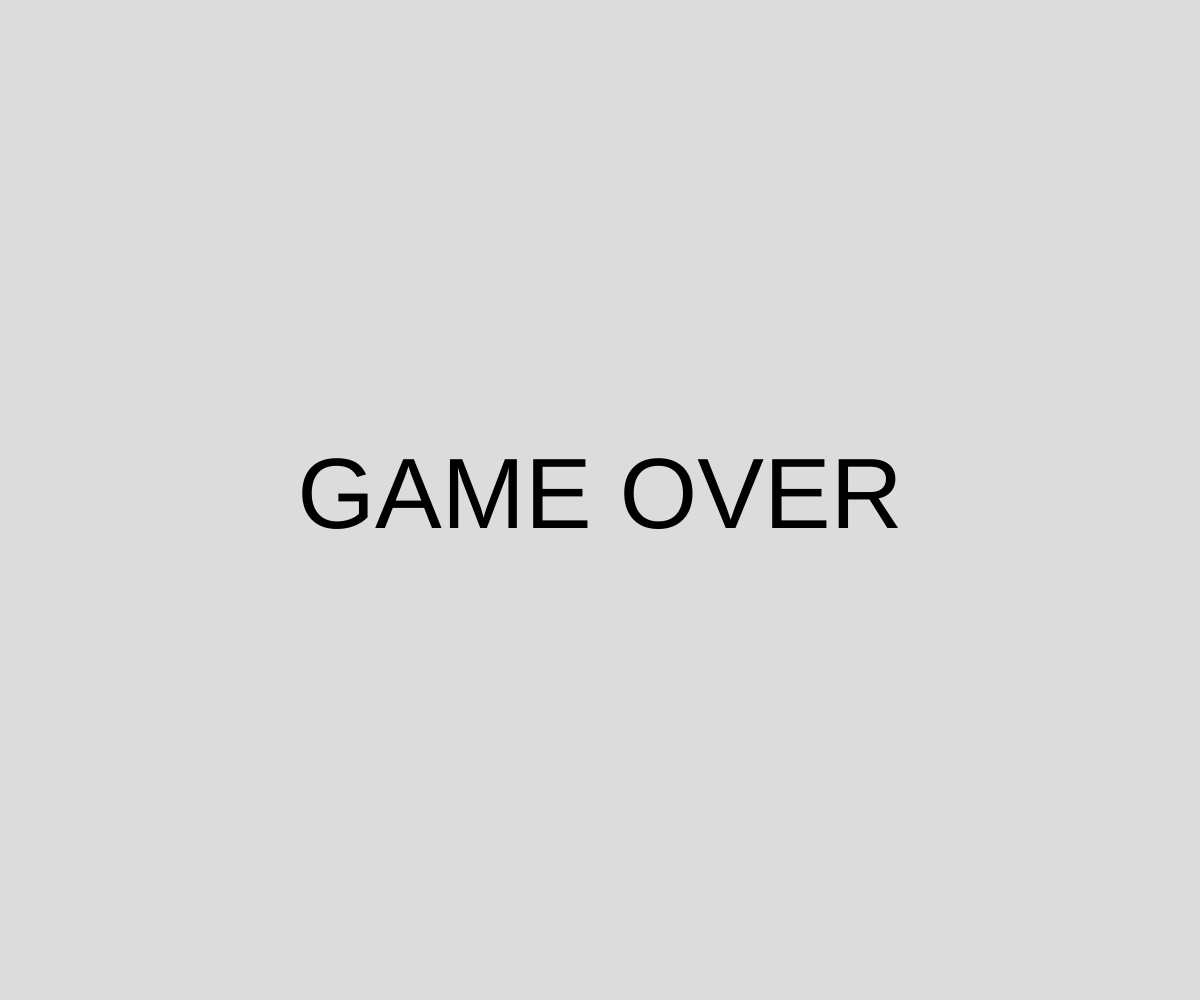
Frame 1 (no input)
Frame 60 (no input): identical to frame 1, image omitted
Frame 120 (the mouse pressed at the canvas centre since frame 60): identical to frame 1, image omitted

The p5.js sketch that drew this single still picture (run headless with seeded random() and noise() and a simulated clock; from frame 60 on, the mouse is pressed at the canvas centre):

// p5.js sketch
// ── sketch.js
let x, y;
let radius = 100;
let r,g,b;
let timer = 10;
let interval = 60;
let score =0;
let gameOver =false;

function setup() {
    createCanvas(windowWidth, windowHeight);
    x = random(windowWidth);
    y = random(windowHeight);
    r = random(255);
    g = random(255);
    b = random(255);
  
}

function draw() {
    background(220); // set background to grey

    if(gameOver) {
      noStroke(); // turn stroke off
      fill(r, g, b); // create a colour fill with out random rgb values
      ellipse(x, y, radius*2, radius*2); // draw a circle
      
      textSize(24);
      textAlign(LEFT, CENTER);
      text("Score: " + score, 10, 30);
      text("Countdown: " + timer, 120, 30);
      
      if (frameCount % interval == 0 && timer > 0) { // if the frameCount is divisible by the interval, then the interval (in seconds) has passed and we can draw a new circle
          timer --; // added countdown
          newCircle();
        }
    
        if (timer === 0) {
      
          gameOver = true;
        }
        
      } else {
        textSize(100);
        textAlign(CENTER, CENTER);
        text("GAME OVER", width/2, height/2);
        
      } 

      
}

function mousePressed() {

  let d = dist(mouseX, mouseY, x, y); // find the distance between where the mouse is when pressed and our x and y values
         if (d < radius) { // is the distance smaller than the radius of the circe?
            newCircle(); // create a new circle
            score++;
            console.log("Score!"); // log that we've been successful - we'll update this bit later.
          }
  }

function newCircle() { // reset x, y and rgb values 
  x = random(windowWidth);
  y = random(windowHeight);
  r = random(255);
  g = random(255);
  b = random(255);
}
